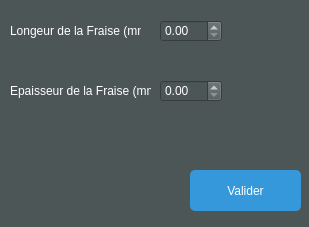
<?xml version="1.0" encoding="UTF-8"?>
<ui version="4.0">
 <class>reglagefraise</class>
 <widget class="QDialog" name="reglagefraise">
  <property name="geometry">
   <rect>
    <x>0</x>
    <y>0</y>
    <width>309</width>
    <height>227</height>
   </rect>
  </property>
  <property name="windowTitle">
   <string>Dialog</string>
  </property>
  <property name="styleSheet">
   <string notr="true">background : rgb(77, 86, 86  );
color: white;</string>
  </property>
  <widget class="QPushButton" name="Valider_Fraise">
   <property name="geometry">
    <rect>
     <x>190</x>
     <y>170</y>
     <width>111</width>
     <height>41</height>
    </rect>
   </property>
   <property name="styleSheet">
    <string notr="true">#Valider_Fraise{
background: rgb(52, 152, 219);
border-radius:5px;
 }
#Valider_Fraise::hover { 
background : rgb(21, 67, 96 );
color:white;
}
</string>
   </property>
   <property name="text">
    <string>Valider</string>
   </property>
  </widget>
  <widget class="QLabel" name="Texte_Longeur_Fraise">
   <property name="geometry">
    <rect>
     <x>10</x>
     <y>20</y>
     <width>131</width>
     <height>21</height>
    </rect>
   </property>
   <property name="text">
    <string>Longeur de la Fraise (mm)</string>
   </property>
  </widget>
  <widget class="QLabel" name="Texte_Epaisseur_Fraise">
   <property name="geometry">
    <rect>
     <x>10</x>
     <y>80</y>
     <width>141</width>
     <height>21</height>
    </rect>
   </property>
   <property name="text">
    <string>Epaisseur de la Fraise (mm)</string>
   </property>
  </widget>
  <widget class="QDoubleSpinBox" name="Valeur_Longeur_Fraise">
   <property name="geometry">
    <rect>
     <x>160</x>
     <y>20</y>
     <width>62</width>
     <height>22</height>
    </rect>
   </property>
  </widget>
  <widget class="QDoubleSpinBox" name="Valeur_Epaisseur_Fraise">
   <property name="geometry">
    <rect>
     <x>160</x>
     <y>80</y>
     <width>62</width>
     <height>22</height>
    </rect>
   </property>
  </widget>
 </widget>
 <resources/>
 <connections/>
</ui>
